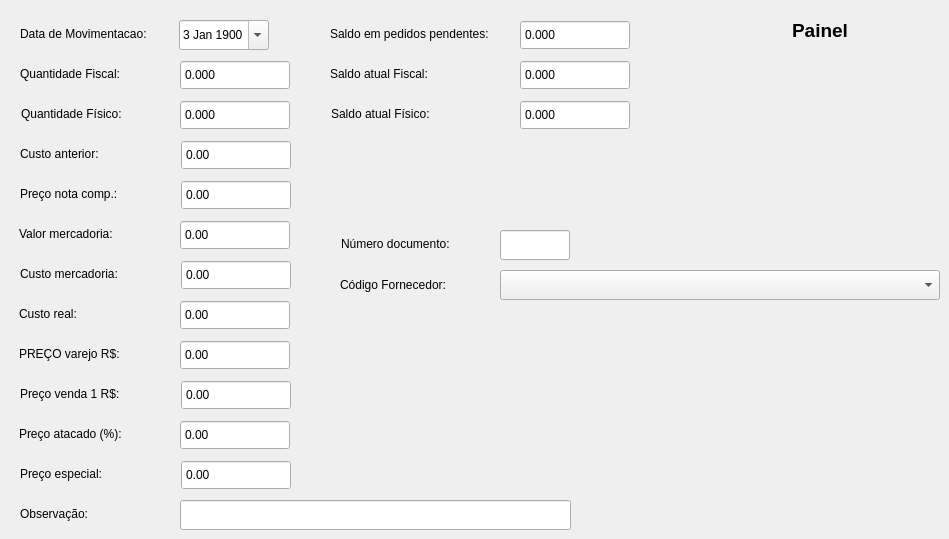
    <widget class="QWidget" name="tab_5">
     <attribute name="title">
      <string>Balanco</string>
     </attribute>
     <widget class="QDateEdit" name="mdata_cad_2">
      <property name="geometry">
       <rect>
        <x>179</x>
        <y>20</y>
        <width>90</width>
        <height>30</height>
       </rect>
      </property>
      <property name="styleSheet">
       <string notr="true"/>
      </property>
      <property name="dateTime">
       <datetime>
        <hour>3</hour>
        <minute>0</minute>
        <second>0</second>
        <year>1900</year>
        <month>1</month>
        <day>3</day>
       </datetime>
      </property>
      <property name="calendarPopup">
       <bool>true</bool>
      </property>
     </widget>
     <widget class="QLabel" name="label_58">
      <property name="geometry">
       <rect>
        <x>20</x>
        <y>20</y>
        <width>150</width>
        <height>28</height>
       </rect>
      </property>
      <property name="styleSheet">
       <string notr="true"/>
      </property>
      <property name="text">
       <string>Data de Movimentacao:</string>
      </property>
     </widget>
     <widget class="QLabel" name="label_59">
      <property name="geometry">
       <rect>
        <x>20</x>
        <y>60</y>
        <width>150</width>
        <height>28</height>
       </rect>
      </property>
      <property name="styleSheet">
       <string notr="true"/>
      </property>
      <property name="text">
       <string>Quantidade Fiscal:</string>
      </property>
     </widget>
     <widget class="QLabel" name="label_60">
      <property name="geometry">
       <rect>
        <x>21</x>
        <y>100</y>
        <width>150</width>
        <height>28</height>
       </rect>
      </property>
      <property name="styleSheet">
       <string notr="true"/>
      </property>
      <property name="text">
       <string>Quantidade Físico:</string>
      </property>
     </widget>
     <widget class="QLabel" name="label_61">
      <property name="geometry">
       <rect>
        <x>330</x>
        <y>60</y>
        <width>180</width>
        <height>28</height>
       </rect>
      </property>
      <property name="styleSheet">
       <string notr="true"/>
      </property>
      <property name="text">
       <string>Saldo atual Fiscal:</string>
      </property>
     </widget>
     <widget class="QLabel" name="label_62">
      <property name="geometry">
       <rect>
        <x>331</x>
        <y>100</y>
        <width>180</width>
        <height>28</height>
       </rect>
      </property>
      <property name="styleSheet">
       <string notr="true"/>
      </property>
      <property name="text">
       <string>Saldo atual Físico:</string>
      </property>
     </widget>
     <widget class="QDoubleSpinBox" name="doubleSpinBox_23">
      <property name="geometry">
       <rect>
        <x>181</x>
        <y>140</y>
        <width>110</width>
        <height>30</height>
       </rect>
      </property>
      <property name="styleSheet">
       <string notr="true"/>
      </property>
      <property name="readOnly">
       <bool>true</bool>
      </property>
      <property name="buttonSymbols">
       <enum>QAbstractSpinBox::NoButtons</enum>
      </property>
      <property name="maximum">
       <double>999999.989999999990687</double>
      </property>
     </widget>
     <widget class="QLabel" name="label_63">
      <property name="geometry">
       <rect>
        <x>20</x>
        <y>140</y>
        <width>150</width>
        <height>28</height>
       </rect>
      </property>
      <property name="styleSheet">
       <string notr="true"/>
      </property>
      <property name="text">
       <string>Custo anterior:</string>
      </property>
     </widget>
     <widget class="QLabel" name="label_64">
      <property name="geometry">
       <rect>
        <x>330</x>
        <y>20</y>
        <width>181</width>
        <height>28</height>
       </rect>
      </property>
      <property name="styleSheet">
       <string notr="true"/>
      </property>
      <property name="text">
       <string>Saldo em pedidos pendentes:</string>
      </property>
     </widget>
     <widget class="QDoubleSpinBox" name="doubleSpinBox_24">
      <property name="geometry">
       <rect>
        <x>181</x>
        <y>180</y>
        <width>110</width>
        <height>30</height>
       </rect>
      </property>
      <property name="styleSheet">
       <string notr="true"/>
      </property>
      <property name="buttonSymbols">
       <enum>QAbstractSpinBox::NoButtons</enum>
      </property>
      <property name="maximum">
       <double>999999.989999999990687</double>
      </property>
     </widget>
     <widget class="QLabel" name="label_65">
      <property name="geometry">
       <rect>
        <x>20</x>
        <y>180</y>
        <width>150</width>
        <height>28</height>
       </rect>
      </property>
      <property name="styleSheet">
       <string notr="true"/>
      </property>
      <property name="text">
       <string>Preço nota comp.:</string>
      </property>
     </widget>
     <widget class="QLabel" name="label_66">
      <property name="geometry">
       <rect>
        <x>19</x>
        <y>220</y>
        <width>150</width>
        <height>28</height>
       </rect>
      </property>
      <property name="styleSheet">
       <string notr="true"/>
      </property>
      <property name="text">
       <string>Valor mercadoria:</string>
      </property>
     </widget>
     <widget class="QDoubleSpinBox" name="doubleSpinBox_25">
      <property name="geometry">
       <rect>
        <x>180</x>
        <y>220</y>
        <width>110</width>
        <height>30</height>
       </rect>
      </property>
      <property name="styleSheet">
       <string notr="true"/>
      </property>
      <property name="buttonSymbols">
       <enum>QAbstractSpinBox::NoButtons</enum>
      </property>
      <property name="maximum">
       <double>999999.989999999990687</double>
      </property>
     </widget>
     <widget class="QDoubleSpinBox" name="doubleSpinBox_26">
      <property name="geometry">
       <rect>
        <x>181</x>
        <y>260</y>
        <width>110</width>
        <height>30</height>
       </rect>
      </property>
      <property name="styleSheet">
       <string notr="true"/>
      </property>
      <property name="buttonSymbols">
       <enum>QAbstractSpinBox::NoButtons</enum>
      </property>
      <property name="maximum">
       <double>999999.989999999990687</double>
      </property>
     </widget>
     <widget class="QLabel" name="label_67">
      <property name="geometry">
       <rect>
        <x>20</x>
        <y>260</y>
        <width>150</width>
        <height>28</height>
       </rect>
      </property>
      <property name="styleSheet">
       <string notr="true"/>
      </property>
      <property name="text">
       <string>Custo mercadoria:</string>
      </property>
     </widget>
     <widget class="QLabel" name="label_68">
      <property name="geometry">
       <rect>
        <x>19</x>
        <y>300</y>
        <width>150</width>
        <height>28</height>
       </rect>
      </property>
      <property name="styleSheet">
       <string notr="true"/>
      </property>
      <property name="text">
       <string>Custo real:</string>
      </property>
     </widget>
     <widget class="QDoubleSpinBox" name="doubleSpinBox_27">
      <property name="geometry">
       <rect>
        <x>180</x>
        <y>300</y>
        <width>110</width>
        <height>30</height>
       </rect>
      </property>
      <property name="styleSheet">
       <string notr="true"/>
      </property>
      <property name="buttonSymbols">
       <enum>QAbstractSpinBox::NoButtons</enum>
      </property>
      <property name="maximum">
       <double>999999.989999999990687</double>
      </property>
     </widget>
     <widget class="QLabel" name="label_69">
      <property name="geometry">
       <rect>
        <x>19</x>
        <y>340</y>
        <width>150</width>
        <height>28</height>
       </rect>
      </property>
      <property name="styleSheet">
       <string notr="true"/>
      </property>
      <property name="text">
       <string>PREÇO varejo R$:</string>
      </property>
     </widget>
     <widget class="QDoubleSpinBox" name="doubleSpinBox_28">
      <property name="geometry">
       <rect>
        <x>180</x>
        <y>340</y>
        <width>110</width>
        <height>30</height>
       </rect>
      </property>
      <property name="styleSheet">
       <string notr="true"/>
      </property>
      <property name="buttonSymbols">
       <enum>QAbstractSpinBox::NoButtons</enum>
      </property>
      <property name="maximum">
       <double>999999.989999999990687</double>
      </property>
     </widget>
     <widget class="QDoubleSpinBox" name="doubleSpinBox_29">
      <property name="geometry">
       <rect>
        <x>181</x>
        <y>380</y>
        <width>110</width>
        <height>30</height>
       </rect>
      </property>
      <property name="styleSheet">
       <string notr="true"/>
      </property>
      <property name="buttonSymbols">
       <enum>QAbstractSpinBox::NoButtons</enum>
      </property>
      <property name="maximum">
       <double>999999.989999999990687</double>
      </property>
     </widget>
     <widget class="QLabel" name="label_70">
      <property name="geometry">
       <rect>
        <x>20</x>
        <y>380</y>
        <width>150</width>
        <height>28</height>
       </rect>
      </property>
      <property name="styleSheet">
       <string notr="true"/>
      </property>
      <property name="text">
       <string>Preço venda 1 R$:</string>
      </property>
     </widget>
     <widget class="QLabel" name="label_71">
      <property name="geometry">
       <rect>
        <x>19</x>
        <y>420</y>
        <width>150</width>
        <height>28</height>
       </rect>
      </property>
      <property name="styleSheet">
       <string notr="true"/>
      </property>
      <property name="text">
       <string>Preço atacado (%):</string>
      </property>
     </widget>
     <widget class="QDoubleSpinBox" name="doubleSpinBox_30">
      <property name="geometry">
       <rect>
        <x>180</x>
        <y>420</y>
        <width>110</width>
        <height>30</height>
       </rect>
      </property>
      <property name="styleSheet">
       <string notr="true"/>
      </property>
      <property name="buttonSymbols">
       <enum>QAbstractSpinBox::NoButtons</enum>
      </property>
      <property name="maximum">
       <double>999999.989999999990687</double>
      </property>
     </widget>
     <widget class="QDoubleSpinBox" name="doubleSpinBox_31">
      <property name="geometry">
       <rect>
        <x>181</x>
        <y>460</y>
        <width>110</width>
        <height>30</height>
       </rect>
      </property>
      <property name="styleSheet">
       <string notr="true"/>
      </property>
      <property name="buttonSymbols">
       <enum>QAbstractSpinBox::NoButtons</enum>
      </property>
      <property name="maximum">
       <double>999999.989999999990687</double>
      </property>
     </widget>
     <widget class="QLabel" name="label_72">
      <property name="geometry">
       <rect>
        <x>20</x>
        <y>460</y>
        <width>150</width>
        <height>28</height>
       </rect>
      </property>
      <property name="styleSheet">
       <string notr="true"/>
      </property>
      <property name="text">
       <string>Preço especial:</string>
      </property>
     </widget>
     <widget class="QLineEdit" name="mobs1">
      <property name="geometry">
       <rect>
        <x>180</x>
        <y>500</y>
        <width>391</width>
        <height>30</height>
       </rect>
      </property>
      <property name="styleSheet">
       <string notr="true"/>
      </property>
      <property name="text">
       <string/>
      </property>
      <property name="maxLength">
       <number>60</number>
      </property>
     </widget>
     <widget class="QLabel" name="label_73">
      <property name="geometry">
       <rect>
        <x>20</x>
        <y>500</y>
        <width>150</width>
        <height>28</height>
       </rect>
      </property>
      <property name="styleSheet">
       <string notr="true"/>
      </property>
      <property name="text">
       <string>Observação:</string>
      </property>
     </widget>
     <widget class="QLineEdit" name="mnum_doc">
      <property name="geometry">
       <rect>
        <x>500</x>
        <y>230</y>
        <width>70</width>
        <height>30</height>
       </rect>
      </property>
      <property name="styleSheet">
       <string notr="true"/>
      </property>
      <property name="maxLength">
       <number>10</number>
      </property>
     </widget>
     <widget class="QLabel" name="label_74">
      <property name="geometry">
       <rect>
        <x>341</x>
        <y>230</y>
        <width>140</width>
        <height>28</height>
       </rect>
      </property>
      <property name="styleSheet">
       <string notr="true"/>
      </property>
      <property name="text">
       <string>Número documento:</string>
      </property>
     </widget>
     <widget class="QComboBox" name="comboBox_14">
      <property name="geometry">
       <rect>
        <x>500</x>
        <y>270</y>
        <width>440</width>
        <height>30</height>
       </rect>
      </property>
      <property name="styleSheet">
       <string notr="true"/>
      </property>
     </widget>
     <widget class="QLabel" name="label_75">
      <property name="geometry">
       <rect>
        <x>340</x>
        <y>270</y>
        <width>140</width>
        <height>30</height>
       </rect>
      </property>
      <property name="styleSheet">
       <string notr="true"/>
      </property>
      <property name="text">
       <string>Código Fornecedor:</string>
      </property>
     </widget>
     <widget class="QDoubleSpinBox" name="doubleSpinBox_32">
      <property name="geometry">
       <rect>
        <x>520</x>
        <y>20</y>
        <width>110</width>
        <height>30</height>
       </rect>
      </property>
      <property name="styleSheet">
       <string notr="true"/>
      </property>
      <property name="readOnly">
       <bool>true</bool>
      </property>
      <property name="buttonSymbols">
       <enum>QAbstractSpinBox::NoButtons</enum>
      </property>
      <property name="decimals">
       <number>3</number>
      </property>
      <property name="minimum">
       <double>-999999.000000000000000</double>
      </property>
      <property name="maximum">
       <double>999999.989999999990687</double>
      </property>
     </widget>
     <widget class="QDoubleSpinBox" name="doubleSpinBox_33">
      <property name="geometry">
       <rect>
        <x>520</x>
        <y>60</y>
        <width>110</width>
        <height>30</height>
       </rect>
      </property>
      <property name="styleSheet">
       <string notr="true"/>
      </property>
      <property name="readOnly">
       <bool>true</bool>
      </property>
      <property name="buttonSymbols">
       <enum>QAbstractSpinBox::NoButtons</enum>
      </property>
      <property name="decimals">
       <number>3</number>
      </property>
      <property name="minimum">
       <double>-999999.000000000000000</double>
      </property>
      <property name="maximum">
       <double>999999.989999999990687</double>
      </property>
     </widget>
     <widget class="QDoubleSpinBox" name="doubleSpinBox_34">
      <property name="geometry">
       <rect>
        <x>520</x>
        <y>100</y>
        <width>110</width>
        <height>30</height>
       </rect>
      </property>
      <property name="styleSheet">
       <string notr="true"/>
      </property>
      <property name="readOnly">
       <bool>true</bool>
      </property>
      <property name="buttonSymbols">
       <enum>QAbstractSpinBox::NoButtons</enum>
      </property>
      <property name="decimals">
       <number>3</number>
      </property>
      <property name="minimum">
       <double>-999999.000000000000000</double>
      </property>
      <property name="maximum">
       <double>999999.989999999990687</double>
      </property>
     </widget>
     <widget class="QDoubleSpinBox" name="doubleSpinBox_35">
      <property name="geometry">
       <rect>
        <x>180</x>
        <y>60</y>
        <width>110</width>
        <height>30</height>
       </rect>
      </property>
      <property name="styleSheet">
       <string notr="true"/>
      </property>
      <property name="buttonSymbols">
       <enum>QAbstractSpinBox::NoButtons</enum>
      </property>
      <property name="decimals">
       <number>3</number>
      </property>
      <property name="minimum">
       <double>-999999.000000000000000</double>
      </property>
      <property name="maximum">
       <double>999999.989999999990687</double>
      </property>
     </widget>
     <widget class="QDoubleSpinBox" name="doubleSpinBox_36">
      <property name="geometry">
       <rect>
        <x>180</x>
        <y>100</y>
        <width>110</width>
        <height>30</height>
       </rect>
      </property>
      <property name="styleSheet">
       <string notr="true"/>
      </property>
      <property name="buttonSymbols">
       <enum>QAbstractSpinBox::NoButtons</enum>
      </property>
      <property name="decimals">
       <number>3</number>
      </property>
      <property name="minimum">
       <double>-999999.000000000000000</double>
      </property>
      <property name="maximum">
       <double>999999.989999999990687</double>
      </property>
     </widget>
     <widget class="QLabel" name="estoque">
      <property name="geometry">
       <rect>
        <x>700</x>
        <y>10</y>
        <width>240</width>
        <height>40</height>
       </rect>
      </property>
      <property name="font">
       <font>
        <family>Arial</family>
        <pointsize>14</pointsize>
        <italic>false</italic>
        <bold>true</bold>
       </font>
      </property>
      <property name="styleSheet">
       <string notr="true">font: 14pt &quot;Segoe UI&quot;;
font: 700 14pt &quot;Arial&quot;;</string>
      </property>
      <property name="text">
       <string>Painel</string>
      </property>
      <property name="alignment">
       <set>Qt::AlignCenter</set>
      </property>
     </widget>
    </widget>
